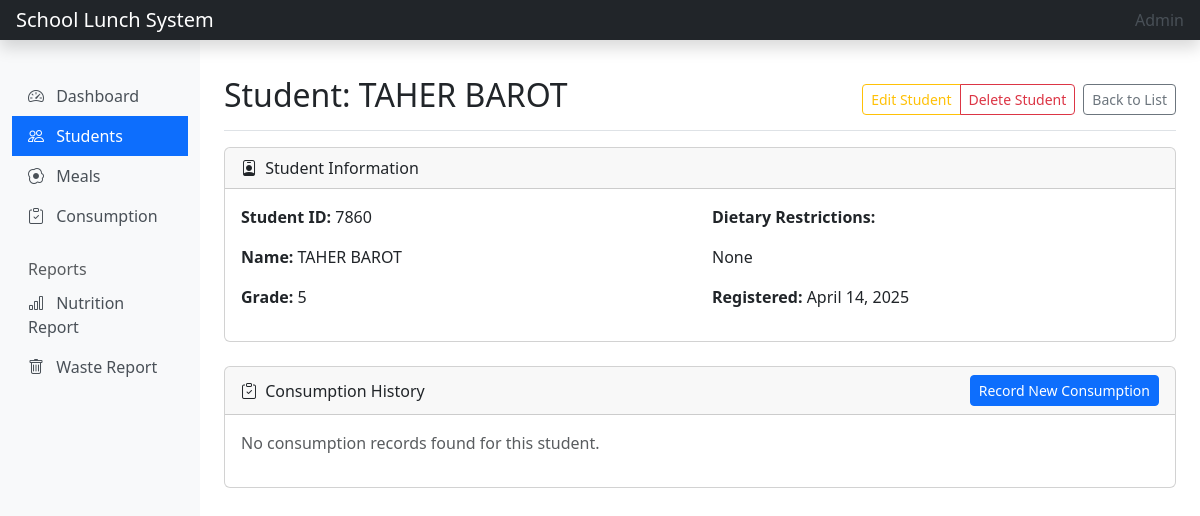
Screenshot of /meals/students/2/ with the database file from the repository.
### meals/models.py (models this page shows, shortened)
class Student(models.Model):
    student_id = models.CharField(max_length=20, unique=True)
    name = models.CharField(max_length=100)
    grade = models.CharField(max_length=10)
    dietary_restrictions = models.TextField(blank=True)
    created_at = models.DateTimeField(auto_now_add=True)

### meals/views.py (the view)
# urls.py: path('students/<int:pk>/', views.StudentDetailView.as_view(), name='student-detail'),
class StudentDetailView(DetailView):
    model = Student
    template_name = 'meals/student_detail.html'
    context_object_name = 'student'
    def get_context_data(self, **kwargs):
        context = super().get_context_data(**kwargs)
        student = self.get_object()
        context['consumptions'] = MealConsumption.objects.filter(student=student).order_by('-consumed_at')
        return context

### meals/templates/meals/student_detail.html (shortened to what this page needs)
{% extends 'meals/base.html' %}
{% load meal_extras %}
{% block content %}
<div class="d-flex justify-content-between flex-wrap flex-md-nowrap align-items-center pt-3 pb-2 mb-3 border-bottom">
    <h1 class="h2">Student: {{ student.name }}</h1>
    <div class="btn-toolbar mb-2 mb-md-0">
        <div class="btn-group me-2">
            <a href="{% url 'student-update' student.id %}" class="btn btn-sm btn-outline-warning">Edit Student</a>
            <a href="{% url 'student-delete' student.id %}" class="btn btn-sm btn-outline-danger">Delete Student</a>
        </div>
        <a href="{% url 'student-list' %}" class="btn btn-sm btn-outline-secondary">Back to List</a>
    </div>
</div>
<div class="card mb-4">
    <div class="card-header">
        <i class="bi bi-person-badge me-1"></i> Student Information
    </div>
    <div class="card-body">
        <div class="row">
            <div class="col-md-6">
                <p><strong>Student ID:</strong> {{ student.student_id }}</p>
                <p><strong>Name:</strong> {{ student.name }}</p>
                <p><strong>Grade:</strong> {{ student.grade }}</p>
            </div>
            <div class="col-md-6">
                <p><strong>Dietary Restrictions:</strong></p>
                <p>{{ student.dietary_restrictions|linebreaks|default:"None specified" }}</p>
                <p><strong>Registered:</strong> {{ student.created_at|date:"F d, Y" }}</p>
            </div>
        </div>
    </div>
</div>
<div class="card mb-4">
    <div class="card-header d-flex justify-content-between align-items-center">
        <div>
            <i class="bi bi-clipboard-check me-1"></i> Consumption History
        </div>
        <a href="{% url 'consumption-create' %}" class="btn btn-sm btn-primary">Record New Consumption</a>
    </div>
    <div class="card-body">
        {% if consumptions %}
        <div class="table-responsive">
            <table class="table table-striped table-hover">
                <thead>
                    <tr>
                        <th>Date</th>
                        <th>Meal</th>
                        <th>Portion Consumed</th>
                        <th>Waste (g)</th>
                    </tr>
                </thead>
                <tbody>
                    {% for consumption in consumptions %}
                    <tr>
                        <td>{{ consumption.consumed_at|date:"M d, Y H:i" }}</td>
                        <td><a href="{% url 'meal-detail' consumption.meal.id %}">{{ consumption.meal.name }}</a></td>
                        <td>
                            <div class="progress" style="height: 20px;">
                                <div class="progress-bar bg-success" role="progressbar" style="width: {{ consumption.portion_consumed|floatformat:2|multiply:100 }}%;"
                                    aria-valuenow="{{ consumption.portion_consumed|floatformat:2|multiply:100 }}" aria-valuemin="0" aria-valuemax="100">
                                    {{ consumption.portion_consumed|floatformat:2|multiply:100 }}%
                                </div>
                            </div>
                        </td>
                        <td>{{ consumption.waste_weight|default:"0" }} g</td>
                    </tr>
                    {% endfor %}
                </tbody>
            </table>
        </div>
        {% else %}
        <p class="text-muted">No consumption records found for this student.</p>
        {% endif %}
    </div>
</div>
</div>
{% endblock %}

### rows the page displays
Student: name "TAHER BAROT", student_id "7860", grade "5", dietary_restrictions "None", created_at "April 14, 2025"
